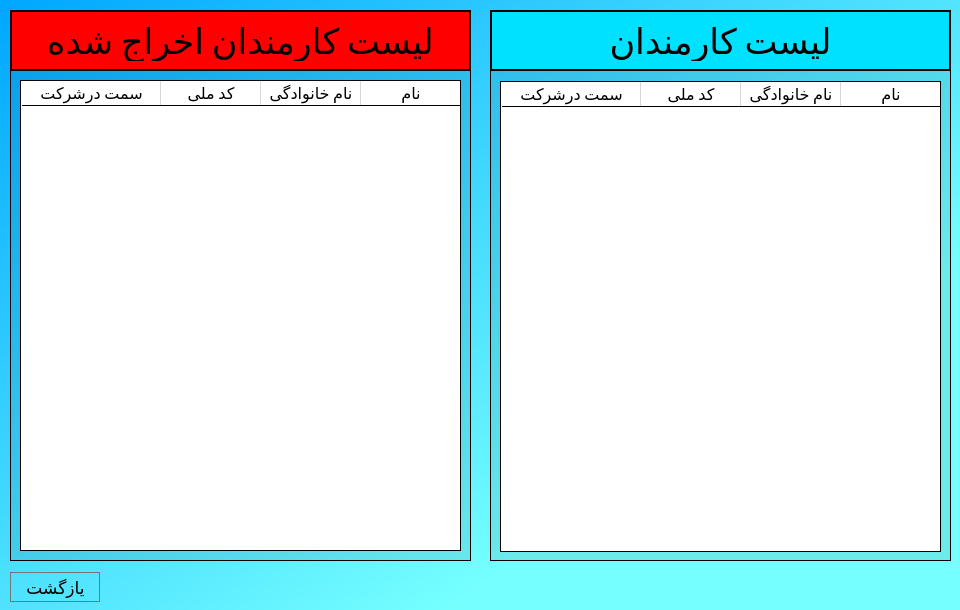
<?xml version="1.0" encoding="UTF-8"?>
<ui version="4.0">
 <class>employee_list</class>
 <widget class="QDialog" name="employee_list">
  <property name="geometry">
   <rect>
    <x>0</x>
    <y>0</y>
    <width>960</width>
    <height>610</height>
   </rect>
  </property>
  <property name="minimumSize">
   <size>
    <width>960</width>
    <height>610</height>
   </size>
  </property>
  <property name="maximumSize">
   <size>
    <width>960</width>
    <height>610</height>
   </size>
  </property>
  <property name="windowTitle">
   <string>لیست کارمندان</string>
  </property>
  <property name="windowIcon">
   <iconset>
    <normalon>:/files/icons8_change_48px.png</normalon>
   </iconset>
  </property>
  <property name="styleSheet">
   <string notr="true">background-color: qlineargradient(spread:pad, x1:0, y1:0, x2:0.739, y2:0.71, stop:0 rgba(0, 167, 255, 255), stop:1 rgba(117, 255, 255, 255));</string>
  </property>
  <widget class="QPushButton" name="pushButton">
   <property name="geometry">
    <rect>
     <x>10</x>
     <y>572</y>
     <width>91</width>
     <height>31</height>
    </rect>
   </property>
   <property name="font">
    <font>
     <family>Calibri</family>
     <pointsize>13</pointsize>
    </font>
   </property>
   <property name="cursor">
    <cursorShape>PointingHandCursor</cursorShape>
   </property>
   <property name="layoutDirection">
    <enum>Qt::LeftToRight</enum>
   </property>
   <property name="autoFillBackground">
    <bool>false</bool>
   </property>
   <property name="styleSheet">
    <string notr="true">background-color: qlineargradient(spread:pad, x1:0, y1:0, x2:1, y2:1, stop:0 rgba(0, 225, 255, 255));</string>
   </property>
   <property name="text">
    <string>یازگشت</string>
   </property>
   <property name="icon">
    <iconset resource="resources.qrc">
     <normaloff>:/files/icons8_go_back_100px.png</normaloff>:/files/icons8_go_back_100px.png</iconset>
   </property>
   <property name="iconSize">
    <size>
     <width>25</width>
     <height>25</height>
    </size>
   </property>
   <property name="default">
    <bool>true</bool>
   </property>
   <property name="flat">
    <bool>true</bool>
   </property>
  </widget>
  <widget class="QFrame" name="frame_4">
   <property name="geometry">
    <rect>
     <x>490</x>
     <y>10</y>
     <width>461</width>
     <height>61</height>
    </rect>
   </property>
   <property name="styleSheet">
    <string notr="true">background-color: qlineargradient(spread:pad, x1:0, y1:0, x2:1, y2:1, stop:0 rgba(0, 225, 255, 255));</string>
   </property>
   <property name="frameShape">
    <enum>QFrame::Box</enum>
   </property>
   <property name="frameShadow">
    <enum>QFrame::Plain</enum>
   </property>
   <property name="lineWidth">
    <number>2</number>
   </property>
   <property name="midLineWidth">
    <number>8</number>
   </property>
   <widget class="QLabel" name="label_5">
    <property name="geometry">
     <rect>
      <x>20</x>
      <y>10</y>
      <width>421</width>
      <height>41</height>
     </rect>
    </property>
    <property name="font">
     <font>
      <family>Calibri</family>
      <pointsize>26</pointsize>
     </font>
    </property>
    <property name="layoutDirection">
     <enum>Qt::LeftToRight</enum>
    </property>
    <property name="text">
     <string>&lt;html&gt;&lt;head/&gt;&lt;body&gt;&lt;p align=&quot;center&quot;&gt;لیست کارمندان&lt;/p&gt;&lt;/body&gt;&lt;/html&gt;</string>
    </property>
   </widget>
  </widget>
  <widget class="QFrame" name="frame_3">
   <property name="geometry">
    <rect>
     <x>490</x>
     <y>70</y>
     <width>461</width>
     <height>491</height>
    </rect>
   </property>
   <property name="styleSheet">
    <string notr="true">background-color: qlineargradient(spread:pad, x1:0, y1:0, x2:1, y2:1, stop:1 rgba(0, 0, 0, 20));</string>
   </property>
   <property name="frameShape">
    <enum>QFrame::Box</enum>
   </property>
   <property name="frameShadow">
    <enum>QFrame::Plain</enum>
   </property>
   <widget class="QTableWidget" name="employees">
    <property name="geometry">
     <rect>
      <x>10</x>
      <y>11</y>
      <width>441</width>
      <height>471</height>
     </rect>
    </property>
    <property name="font">
     <font>
      <family>Calibri</family>
      <pointsize>12</pointsize>
     </font>
    </property>
    <property name="layoutDirection">
     <enum>Qt::RightToLeft</enum>
    </property>
    <property name="styleSheet">
     <string notr="true">background-color: qlineargradient(spread:pad, x1:0, y1:0, x2:0.006, y2:0.00568182, stop:0 rgba(255, 255, 255, 255));</string>
    </property>
    <attribute name="horizontalHeaderStretchLastSection">
     <bool>true</bool>
    </attribute>
    <column>
     <property name="text">
      <string>نام</string>
     </property>
     <property name="font">
      <font>
       <family>Calibri</family>
       <pointsize>12</pointsize>
      </font>
     </property>
     <property name="background">
      <color>
       <red>1</red>
       <green>0</green>
       <blue>0</blue>
      </color>
     </property>
    </column>
    <column>
     <property name="text">
      <string>نام خانوادگی</string>
     </property>
     <property name="font">
      <font>
       <family>Calibri</family>
       <pointsize>12</pointsize>
      </font>
     </property>
     <property name="background">
      <color>
       <red>1</red>
       <green>0</green>
       <blue>0</blue>
      </color>
     </property>
    </column>
    <column>
     <property name="text">
      <string>کد ملی</string>
     </property>
     <property name="font">
      <font>
       <family>Calibri</family>
       <pointsize>12</pointsize>
      </font>
     </property>
     <property name="background">
      <color>
       <red>1</red>
       <green>0</green>
       <blue>0</blue>
      </color>
     </property>
    </column>
    <column>
     <property name="text">
      <string>سمت درشرکت</string>
     </property>
     <property name="font">
      <font>
       <family>Calibri</family>
       <pointsize>12</pointsize>
      </font>
     </property>
     <property name="background">
      <color>
       <red>1</red>
       <green>0</green>
       <blue>0</blue>
      </color>
     </property>
    </column>
   </widget>
  </widget>
  <widget class="QFrame" name="frame">
   <property name="geometry">
    <rect>
     <x>10</x>
     <y>10</y>
     <width>461</width>
     <height>61</height>
    </rect>
   </property>
   <property name="styleSheet">
    <string notr="true">background-color: qlineargradient(spread:pad, x1:0, y1:0, x2:1, y2:1, stop:0 rgba(255, 0, 0, 255));</string>
   </property>
   <property name="frameShape">
    <enum>QFrame::Box</enum>
   </property>
   <property name="frameShadow">
    <enum>QFrame::Plain</enum>
   </property>
   <property name="lineWidth">
    <number>2</number>
   </property>
   <property name="midLineWidth">
    <number>8</number>
   </property>
   <widget class="QLabel" name="label_6">
    <property name="geometry">
     <rect>
      <x>20</x>
      <y>10</y>
      <width>421</width>
      <height>41</height>
     </rect>
    </property>
    <property name="font">
     <font>
      <family>Calibri</family>
      <pointsize>26</pointsize>
     </font>
    </property>
    <property name="layoutDirection">
     <enum>Qt::LeftToRight</enum>
    </property>
    <property name="text">
     <string>&lt;html&gt;&lt;head/&gt;&lt;body&gt;&lt;p align=&quot;center&quot;&gt;لیست کارمندان اخراج شده&lt;/p&gt;&lt;/body&gt;&lt;/html&gt;</string>
    </property>
   </widget>
  </widget>
  <widget class="QFrame" name="frame_2">
   <property name="geometry">
    <rect>
     <x>10</x>
     <y>70</y>
     <width>461</width>
     <height>491</height>
    </rect>
   </property>
   <property name="styleSheet">
    <string notr="true">background-color: qlineargradient(spread:pad, x1:0, y1:0, x2:1, y2:1, stop:1 rgba(0, 0, 0, 20));</string>
   </property>
   <property name="frameShape">
    <enum>QFrame::Box</enum>
   </property>
   <property name="frameShadow">
    <enum>QFrame::Plain</enum>
   </property>
   <widget class="QTableWidget" name="fired_employees">
    <property name="geometry">
     <rect>
      <x>10</x>
      <y>10</y>
      <width>441</width>
      <height>471</height>
     </rect>
    </property>
    <property name="font">
     <font>
      <family>Calibri</family>
      <pointsize>12</pointsize>
     </font>
    </property>
    <property name="layoutDirection">
     <enum>Qt::RightToLeft</enum>
    </property>
    <property name="styleSheet">
     <string notr="true">background-color: qlineargradient(spread:pad, x1:0, y1:0, x2:0.006, y2:0.00568182, stop:0 rgba(255, 255, 255, 255));</string>
    </property>
    <property name="sortingEnabled">
     <bool>false</bool>
    </property>
    <attribute name="horizontalHeaderCascadingSectionResizes">
     <bool>false</bool>
    </attribute>
    <attribute name="horizontalHeaderShowSortIndicator" stdset="0">
     <bool>false</bool>
    </attribute>
    <attribute name="horizontalHeaderStretchLastSection">
     <bool>true</bool>
    </attribute>
    <attribute name="verticalHeaderShowSortIndicator" stdset="0">
     <bool>false</bool>
    </attribute>
    <attribute name="verticalHeaderStretchLastSection">
     <bool>false</bool>
    </attribute>
    <column>
     <property name="text">
      <string>نام</string>
     </property>
     <property name="font">
      <font>
       <family>Calibri</family>
       <pointsize>12</pointsize>
      </font>
     </property>
     <property name="background">
      <color>
       <red>1</red>
       <green>0</green>
       <blue>0</blue>
      </color>
     </property>
    </column>
    <column>
     <property name="text">
      <string>نام خانوادگی</string>
     </property>
     <property name="font">
      <font>
       <family>Calibri</family>
       <pointsize>12</pointsize>
      </font>
     </property>
     <property name="background">
      <color>
       <red>1</red>
       <green>0</green>
       <blue>0</blue>
      </color>
     </property>
    </column>
    <column>
     <property name="text">
      <string>کد ملی</string>
     </property>
     <property name="font">
      <font>
       <family>Calibri</family>
       <pointsize>12</pointsize>
      </font>
     </property>
     <property name="background">
      <color>
       <red>1</red>
       <green>0</green>
       <blue>0</blue>
      </color>
     </property>
    </column>
    <column>
     <property name="text">
      <string>سمت درشرکت</string>
     </property>
     <property name="font">
      <font>
       <family>Calibri</family>
       <pointsize>12</pointsize>
      </font>
     </property>
     <property name="background">
      <color>
       <red>1</red>
       <green>0</green>
       <blue>0</blue>
      </color>
     </property>
    </column>
   </widget>
  </widget>
 </widget>
 <resources>
  <include location="resources.qrc"/>
 </resources>
 <connections/>
</ui>
